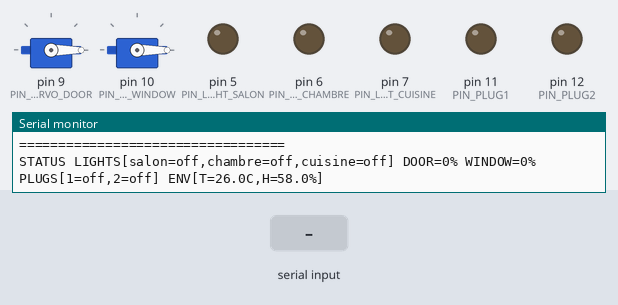
Simulated run of this sketch. Board: Arduino Mega 2560, built with avr-gcc and run on an emulated ATmega2560. Shown: 2 × servo, output pins drawn as LEDs (lit = HIGH), the last lines printed to the serial monitor. The test bench sets the inputs (shaded band).

Above: at 1.2 s.
1.3 s: "LIGHT_SALON_ON\n" received over Serial
At 1.9 s:
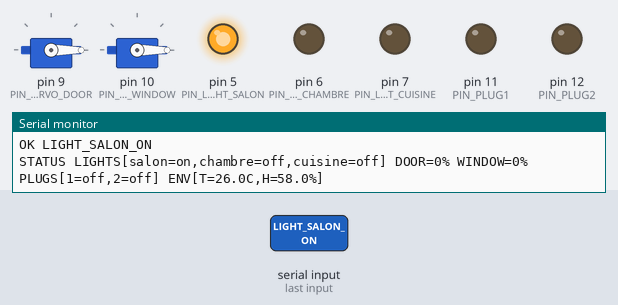
2.8 s: "LIGHT_CHAMBRE_ON\n" received over Serial
At 3.1 s:
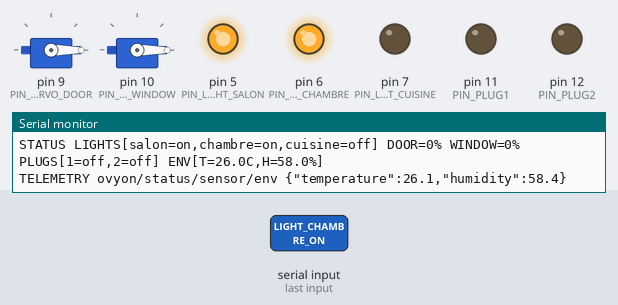
4.3 s: "LIGHT_SALON_OFF\n" received over Serial
At 5.4 s:
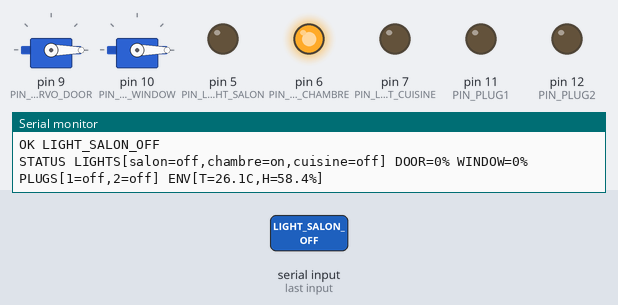
5.8 s: "LIGHT_CUISINE_ON\n" received over Serial
At 6.6 s:
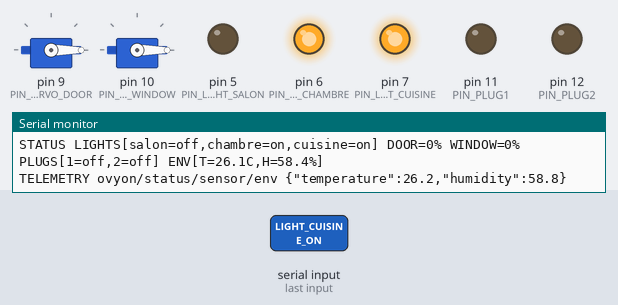
7.3 s: "LIGHT_CHAMBRE_OFF\n" received over Serial
At 7.7 s:
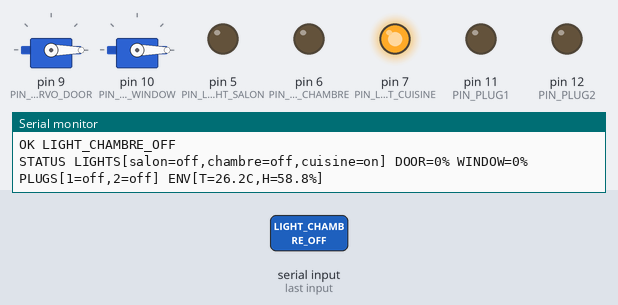
8.8 s: "LIGHT_SALON_ON\n" received over Serial
At 10.0 s:
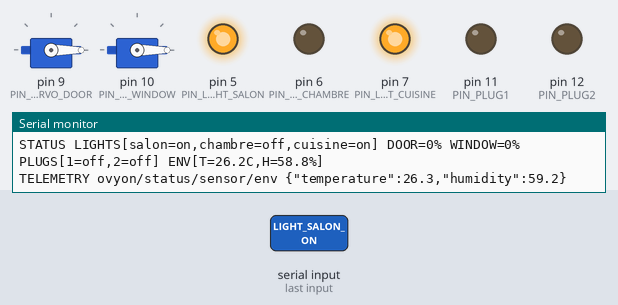
Timing chart, 0 to 11.3 s (numbered marks = the images above; inputs shaded):
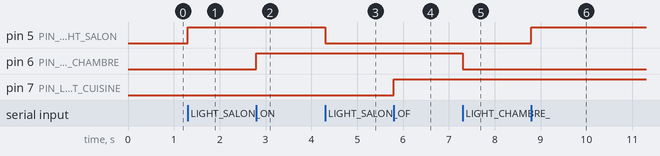

Measured:
- after the input at 1.3 s, pin 5 (PIN_LIGHT_SALON): LOW → HIGH at once
- after the input at 2.8 s, pin 6 (PIN_LIGHT_CHAMBRE): LOW → HIGH at once
- after the input at 4.3 s, pin 5 (PIN_LIGHT_SALON): HIGH → LOW at once
- after the input at 5.8 s, pin 7 (PIN_LIGHT_CUISINE): LOW → HIGH at once
- after the input at 7.3 s, pin 6 (PIN_LIGHT_CHAMBRE): HIGH → LOW at once
- after the input at 8.8 s, pin 5 (PIN_LIGHT_SALON): LOW → HIGH at once

The sketch:

ovyon_sim_mega.ino
```cpp
#include <Servo.h>

/*
  OVYON Proteus Simulation Sketch (Arduino Mega 2560)
  ---------------------------------------------------
  Purpose:
  - Simulate core OVYON node behavior in Proteus before physical build.
  - Drive LEDs/relays/servos from Serial commands.
  - Print status lines for Virtual Terminal monitoring.

  Recommended Proteus mapping:
  - D5  -> LED/Relay LIGHT_SALON
  - D6  -> LED/Relay LIGHT_CHAMBRE
  - D7  -> LED/Relay LIGHT_CUISINE
  - D9  -> SERVO_DOOR
  - D10 -> SERVO_WINDOW
  - D11 -> RELAY_PLUG1
  - D12 -> RELAY_PLUG2
*/

// Outputs
const int PIN_LIGHT_SALON = 5;
const int PIN_LIGHT_CHAMBRE = 6;
const int PIN_LIGHT_CUISINE = 7;
const int PIN_PLUG1 = 11;
const int PIN_PLUG2 = 12;

const int PIN_SERVO_DOOR = 9;
const int PIN_SERVO_WINDOW = 10;

Servo servoDoor;
Servo servoWindow;

// Simulated state
bool lightSalon = false;
bool lightChambre = false;
bool lightCuisine = false;
bool plug1 = false;
bool plug2 = false;

int doorPosition = 0;    // 0..100 (%)
int windowPosition = 0;  // 0..100 (%)

float temperatureC = 26.0f;
float humidityPct = 58.0f;

// Serial command buffer
String cmdBuffer = "";

unsigned long lastTelemetryMs = 0;
const unsigned long TELEMETRY_PERIOD_MS = 3000;

void applyOutputs() {
  digitalWrite(PIN_LIGHT_SALON, lightSalon ? HIGH : LOW);
  digitalWrite(PIN_LIGHT_CHAMBRE, lightChambre ? HIGH : LOW);
  digitalWrite(PIN_LIGHT_CUISINE, lightCuisine ? HIGH : LOW);

  digitalWrite(PIN_PLUG1, plug1 ? HIGH : LOW);
  digitalWrite(PIN_PLUG2, plug2 ? HIGH : LOW);

  // Map 0..100 (%) to 0..90 deg (same logic used in OVYON firmware for window)
  int doorAngle = map(doorPosition, 0, 100, 0, 90);
  int windowAngle = map(windowPosition, 0, 100, 0, 90);

  servoDoor.write(doorAngle);
  servoWindow.write(windowAngle);
}

void printHelp() {
  Serial.println("=== OVYON PROTEUS SIM COMMANDS ===");
  Serial.println("LIGHT_SALON_ON | LIGHT_SALON_OFF");
  Serial.println("LIGHT_CHAMBRE_ON | LIGHT_CHAMBRE_OFF");
  Serial.println("LIGHT_CUISINE_ON | LIGHT_CUISINE_OFF");
  Serial.println("DOOR_OPEN | DOOR_CLOSE | DOOR_<0..100>");
  Serial.println("WINDOW_0 | WINDOW_50 | WINDOW_100 | WINDOW_<0..100>");
  Serial.println("PLUG1_ON | PLUG1_OFF");
  Serial.println("PLUG2_ON | PLUG2_OFF");
  Serial.println("ALL_OFF");
  Serial.println("ENV_T_<value>   (example: ENV_T_27.5)");
  Serial.println("ENV_H_<value>   (example: ENV_H_61)");
  Serial.println("STATUS");
  Serial.println("HELP");
  Serial.println("==================================");
}

void printStatus() {
  Serial.print("STATUS ");
  Serial.print("LIGHTS[salon=");
  Serial.print(lightSalon ? "on" : "off");
  Serial.print(",chambre=");
  Serial.print(lightChambre ? "on" : "off");
  Serial.print(",cuisine=");
  Serial.print(lightCuisine ? "on" : "off");
  Serial.print("] ");

  Serial.print("DOOR=");
  Serial.print(doorPosition);
  Serial.print("% ");

  Serial.print("WINDOW=");
  Serial.print(windowPosition);
  Serial.print("% ");

  Serial.print("PLUGS[1=");
  Serial.print(plug1 ? "on" : "off");
  Serial.print(",2=");
  Serial.print(plug2 ? "on" : "off");
  Serial.print("] ");

  Serial.print("ENV[T=");
  Serial.print(temperatureC, 1);
  Serial.print("C,H=");
  Serial.print(humidityPct, 1);
  Serial.println("%]");
}

bool startsWith(const String& value, const String& prefix) {
  return value.substring(0, prefix.length()) == prefix;
}

int clampPercent(int v) {
  if (v < 0) return 0;
  if (v > 100) return 100;
  return v;
}

void handleCommand(String cmd) {
  cmd.trim();
  cmd.toUpperCase();
  if (cmd.length() == 0) return;

  if (cmd == "HELP") {
    printHelp();
    return;
  }

  if (cmd == "STATUS") {
    printStatus();
    return;
  }

  if (cmd == "ALL_OFF") {
    lightSalon = false;
    lightChambre = false;
    lightCuisine = false;
    plug1 = false;
    plug2 = false;
    doorPosition = 0;
    windowPosition = 0;
    applyOutputs();
    Serial.println("OK ALL_OFF");
    printStatus();
    return;
  }

  if (cmd == "LIGHT_SALON_ON") { lightSalon = true; }
  else if (cmd == "LIGHT_SALON_OFF") { lightSalon = false; }
  else if (cmd == "LIGHT_CHAMBRE_ON") { lightChambre = true; }
  else if (cmd == "LIGHT_CHAMBRE_OFF") { lightChambre = false; }
  else if (cmd == "LIGHT_CUISINE_ON") { lightCuisine = true; }
  else if (cmd == "LIGHT_CUISINE_OFF") { lightCuisine = false; }
  else if (cmd == "PLUG1_ON") { plug1 = true; }
  else if (cmd == "PLUG1_OFF") { plug1 = false; }
  else if (cmd == "PLUG2_ON") { plug2 = true; }
  else if (cmd == "PLUG2_OFF") { plug2 = false; }
  else if (cmd == "DOOR_OPEN") { doorPosition = 100; }
  else if (cmd == "DOOR_CLOSE") { doorPosition = 0; }
  else if (startsWith(cmd, "DOOR_")) {
    doorPosition = clampPercent(cmd.substring(5).toInt());
  }
  else if (startsWith(cmd, "WINDOW_")) {
    windowPosition = clampPercent(cmd.substring(7).toInt());
  }
  else if (startsWith(cmd, "ENV_T_")) {
    temperatureC = cmd.substring(6).toFloat();
  }
  else if (startsWith(cmd, "ENV_H_")) {
    humidityPct = cmd.substring(6).toFloat();
  }
  else {
    Serial.print("ERR UNKNOWN_CMD: ");
    Serial.println(cmd);
    Serial.println("Type HELP for command list.");
    return;
  }

  applyOutputs();
  Serial.print("OK ");
  Serial.println(cmd);
  printStatus();
}

void readSerialCommands() {
  while (Serial.available() > 0) {
    char c = (char)Serial.read();
    if (c == '\n' || c == '\r') {
      if (cmdBuffer.length() > 0) {
        handleCommand(cmdBuffer);
        cmdBuffer = "";
      }
    } else {
      cmdBuffer += c;
      if (cmdBuffer.length() > 120) {
        cmdBuffer = "";
        Serial.println("ERR CMD_TOO_LONG");
      }
    }
  }
}

void sendPeriodicTelemetry() {
  unsigned long now = millis();
  if (now - lastTelemetryMs < TELEMETRY_PERIOD_MS) return;
  lastTelemetryMs = now;

  // Small drift to emulate live sensor updates in simulation
  temperatureC += 0.1f;
  if (temperatureC > 30.5f) temperatureC = 24.8f;

  humidityPct += 0.4f;
  if (humidityPct > 68.0f) humidityPct = 52.0f;

  Serial.print("TELEMETRY ");
  Serial.print("ovyon/status/sensor/env ");
  Serial.print("{\"temperature\":");
  Serial.print(temperatureC, 1);
  Serial.print(",\"humidity\":");
  Serial.print(humidityPct, 1);
  Serial.println("}");
}

void setup() {
  pinMode(PIN_LIGHT_SALON, OUTPUT);
  pinMode(PIN_LIGHT_CHAMBRE, OUTPUT);
  pinMode(PIN_LIGHT_CUISINE, OUTPUT);
  pinMode(PIN_PLUG1, OUTPUT);
  pinMode(PIN_PLUG2, OUTPUT);

  servoDoor.attach(PIN_SERVO_DOOR);
  servoWindow.attach(PIN_SERVO_WINDOW);

  Serial.begin(115200);
  while (!Serial) { ; }

  applyOutputs();

  Serial.println("OVYON Proteus simulation started.");
  printHelp();
  printStatus();
}

void loop() {
  readSerialCommands();
  sendPeriodicTelemetry();
}
```
